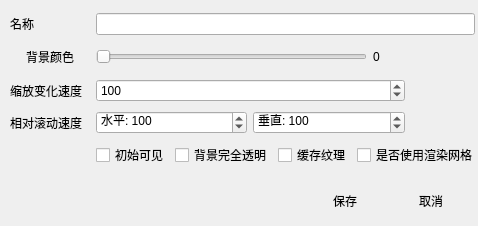
<?xml version="1.0" encoding="UTF-8"?>
<ui version="4.0">
 <class>LayerDefineWindow</class>
 <widget class="QWidget" name="LayerDefineWindow">
  <property name="geometry">
   <rect>
    <x>0</x>
    <y>0</y>
    <width>478</width>
    <height>226</height>
   </rect>
  </property>
  <property name="windowTitle">
   <string>图层属性</string>
  </property>
  <property name="windowIcon">
   <iconset resource="orion2.qrc">
    <normaloff>:/images/unique32.png</normaloff>:/images/unique32.png</iconset>
  </property>
  <widget class="QWidget" name="layoutWidget">
   <property name="geometry">
    <rect>
     <x>10</x>
     <y>180</y>
     <width>461</width>
     <height>42</height>
    </rect>
   </property>
   <layout class="QHBoxLayout" name="horizontalLayout_2">
    <item>
     <spacer name="horizontalSpacer">
      <property name="orientation">
       <enum>Qt::Horizontal</enum>
      </property>
      <property name="sizeHint" stdset="0">
       <size>
        <width>40</width>
        <height>20</height>
       </size>
      </property>
     </spacer>
    </item>
    <item>
     <widget class="QPushButton" name="savepushButton">
      <property name="text">
       <string>保存</string>
      </property>
      <property name="icon">
       <iconset resource="orion2.qrc">
        <normaloff>:/images/ok.png</normaloff>:/images/ok.png</iconset>
      </property>
      <property name="iconSize">
       <size>
        <width>32</width>
        <height>32</height>
       </size>
      </property>
      <property name="flat">
       <bool>true</bool>
      </property>
     </widget>
    </item>
    <item>
     <widget class="QPushButton" name="cancelpushButton">
      <property name="text">
       <string>取消</string>
      </property>
      <property name="icon">
       <iconset resource="orion2.qrc">
        <normaloff>:/images/cancel.png</normaloff>:/images/cancel.png</iconset>
      </property>
      <property name="iconSize">
       <size>
        <width>32</width>
        <height>32</height>
       </size>
      </property>
      <property name="flat">
       <bool>true</bool>
      </property>
     </widget>
    </item>
   </layout>
  </widget>
  <widget class="QWidget" name="layoutWidget">
   <property name="geometry">
    <rect>
     <x>10</x>
     <y>10</y>
     <width>465</width>
     <height>161</height>
    </rect>
   </property>
   <layout class="QGridLayout" name="gridLayout">
    <item row="1" column="3">
     <widget class="PictureWidget" name="colorwidget" native="true">
      <property name="minimumSize">
       <size>
        <width>64</width>
        <height>0</height>
       </size>
      </property>
      <property name="maximumSize">
       <size>
        <width>64</width>
        <height>16777215</height>
       </size>
      </property>
     </widget>
    </item>
    <item row="0" column="0">
     <widget class="QLabel" name="label">
      <property name="text">
       <string>名称</string>
      </property>
     </widget>
    </item>
    <item row="0" column="1" colspan="3">
     <widget class="QLineEdit" name="namelineEdit"/>
    </item>
    <item row="2" column="0">
     <widget class="QLabel" name="label_4">
      <property name="text">
       <string>缩放变化速度</string>
      </property>
     </widget>
    </item>
    <item row="3" column="0">
     <widget class="QLabel" name="label_5">
      <property name="text">
       <string>相对滚动速度</string>
      </property>
     </widget>
    </item>
    <item row="1" column="0">
     <widget class="QPushButton" name="clrpushButton">
      <property name="maximumSize">
       <size>
        <width>100</width>
        <height>16777215</height>
       </size>
      </property>
      <property name="text">
       <string>背景颜色</string>
      </property>
      <property name="flat">
       <bool>true</bool>
      </property>
     </widget>
    </item>
    <item row="3" column="1">
     <widget class="QSpinBox" name="pxspinBox">
      <property name="suffix">
       <string/>
      </property>
      <property name="prefix">
       <string>水平: </string>
      </property>
      <property name="maximum">
       <number>10000</number>
      </property>
      <property name="value">
       <number>100</number>
      </property>
     </widget>
    </item>
    <item row="3" column="2">
     <widget class="QSpinBox" name="pyspinBox">
      <property name="prefix">
       <string>垂直: </string>
      </property>
      <property name="maximum">
       <number>10000</number>
      </property>
      <property name="value">
       <number>100</number>
      </property>
     </widget>
    </item>
    <item row="4" column="1" colspan="3">
     <layout class="QHBoxLayout" name="horizontalLayout">
      <item>
       <widget class="QCheckBox" name="visiblecheckBox">
        <property name="text">
         <string>初始可见</string>
        </property>
       </widget>
      </item>
      <item>
       <widget class="QCheckBox" name="transparentcheckBox">
        <property name="text">
         <string>背景完全透明</string>
        </property>
       </widget>
      </item>
      <item>
       <widget class="QCheckBox" name="texturecheckBox">
        <property name="text">
         <string>缓存纹理</string>
        </property>
       </widget>
      </item>
      <item>
       <widget class="QCheckBox" name="rendercheckBox">
        <property name="text">
         <string>是否使用渲染网格</string>
        </property>
       </widget>
      </item>
      <item>
       <spacer name="horizontalSpacer_2">
        <property name="orientation">
         <enum>Qt::Horizontal</enum>
        </property>
        <property name="sizeHint" stdset="0">
         <size>
          <width>40</width>
          <height>20</height>
         </size>
        </property>
       </spacer>
      </item>
     </layout>
    </item>
    <item row="1" column="1" colspan="2">
     <layout class="QHBoxLayout" name="horizontalLayout_3">
      <item>
       <widget class="QSlider" name="alphahorizontalSlider">
        <property name="sizePolicy">
         <sizepolicy hsizetype="Expanding" vsizetype="Fixed">
          <horstretch>1</horstretch>
          <verstretch>0</verstretch>
         </sizepolicy>
        </property>
        <property name="maximum">
         <number>255</number>
        </property>
        <property name="orientation">
         <enum>Qt::Horizontal</enum>
        </property>
       </widget>
      </item>
      <item>
       <widget class="QLabel" name="alphalabel">
        <property name="minimumSize">
         <size>
          <width>32</width>
          <height>0</height>
         </size>
        </property>
        <property name="maximumSize">
         <size>
          <width>32</width>
          <height>16777215</height>
         </size>
        </property>
        <property name="text">
         <string>0</string>
        </property>
       </widget>
      </item>
     </layout>
    </item>
    <item row="2" column="1" colspan="2">
     <widget class="QSpinBox" name="scalespinBox">
      <property name="minimum">
       <number>-1000</number>
      </property>
      <property name="maximum">
       <number>1000</number>
      </property>
      <property name="singleStep">
       <number>100</number>
      </property>
      <property name="value">
       <number>100</number>
      </property>
     </widget>
    </item>
   </layout>
  </widget>
 </widget>
 <customwidgets>
  <customwidget>
   <class>PictureWidget</class>
   <extends>QWidget</extends>
   <header>picturewidget.h</header>
   <container>1</container>
  </customwidget>
 </customwidgets>
 <resources>
  <include location="orion2.qrc"/>
 </resources>
 <connections/>
</ui>
